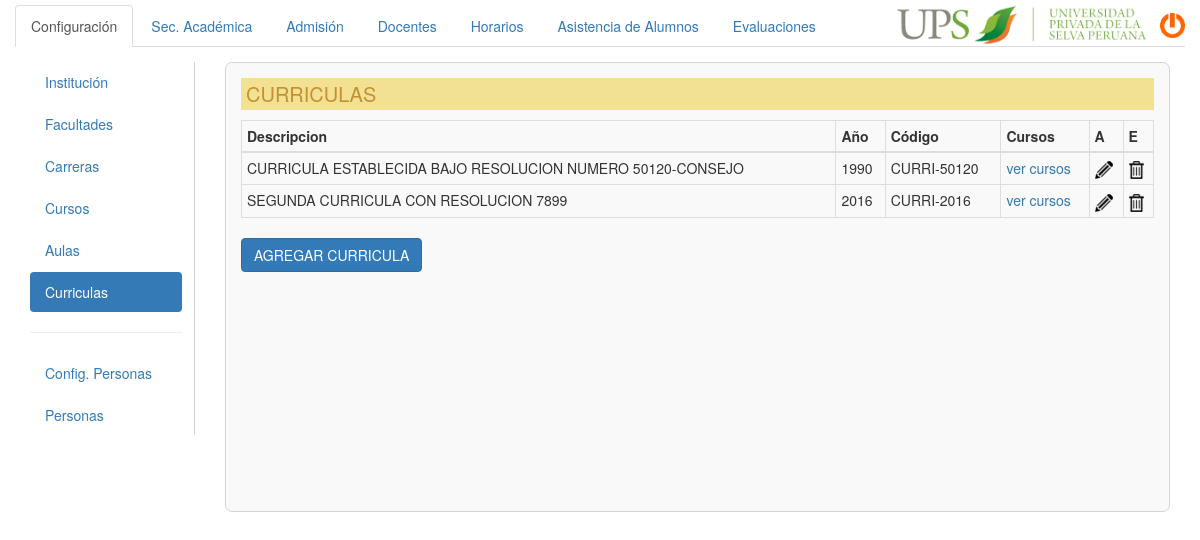
Screenshot of /configuracion/curriculas.php (signed in) with the database file from the repository.
### tables this page shows
CREATE TABLE IF NOT EXISTS `curriculas` (
  `id_curricula` int(11) NOT NULL AUTO_INCREMENT,
  `codigo` varchar(20) NOT NULL,
  `anio` varchar(5) NOT NULL,
  `descripcion` text NOT NULL,
  `estado` int(11) NOT NULL,
  PRIMARY KEY (`id_curricula`)
);

### logica/configuracion_ln.php (called while the page is built, shortened)
<?php
require_once('../datos/configuracion_ad.php');
class Configuracion_ln{
	private $_curricula;
	public function __construct(){
		$this->_curricula=array();
	}
	public function listar_curricula(){
		$confi_ad=new Configuracion_ad();
		$res=$confi_ad->listar_curricula();
		while($reg=mysql_fetch_assoc($res)){
			$this->_curricula[]=$reg;
		}
		return $this->_curricula;
	}
}
?>

### datos/conexion.php (called while the page is built, shortened)
<?php
class Conexion{
	public static function conectar(){
		$con=mysql_connect('localhost','root','toor');
		$db=mysql_select_db("academia");
		return $con;
	}
}
?>

### datos/configuracion_ad.php (called while the page is built, shortened)
<?php
require_once('conexion.php');
class Configuracion_ad{
	public function listar_curricula(){
		$sql="select t1.id_curricula,t1.codigo,t1.anio,t1.descripcion from curriculas t1".
		" where t1.estado=1";
		$query=mysql_query($sql,Conexion::conectar());
		return $query;
	}
}
?>

### configuracion/curriculas.php (the view, shortened to what this page needs)
<?php
	require_once('../logica/configuracion_ln.php');
	$conln=new Configuracion_ln();
	$reg=$conln->listar_curricula();
?>
<!DOCTYPE html>
<html lang="en">
<head>
	<link rel="stylesheet" href="../css/bootstrap.css">
	<link rel="stylesheet" type="text/css" href="../css/estilo.css">
</head>
<body>
	<div class="container-fluid">
		<?php include ('../menu_head.php');?>
			<div class="contenido">
				<div class="col-md-2">
					<div class="sidebar">
						<ul class="nav nav-pills nav-stacked">
							<li><a href="configuracion.php" data-toggle="tooltip" data-placement="right" title="Institución">Institución</a></li>
							<li><a href="facultades.php" data-toggle="tooltip" data-placement="right" title="Facultades">Facultades</a></li>
							<li><a href="carreras.php" data-toggle="tooltip" data-placement="right" title="Carreras">Carreras</a></li>
							<li ><a href="cursos.php" data-toggle="tooltip" data-placement="right" title="Cursos">Cursos</a></li>
							<li><a href="aulas.php" data-toggle="tooltip" data-placement="right" title="Aulas">Aulas</a></li>
							<li  class="active"><a href="curriculas.php" data-toggle="tooltip" data-placement="right" title="Currículas">Curriculas</a></li>
							<hr>
							<li><a href="tipo_persona.php">Config. Personas</a></li>
							<li><a href="personas.php">Personas</a></li>
						</ul>
					</div>
				</div>
				<div class="col-md-10">
					<div class="side">
						<h1 class="titulo">CURRICULAS</h1>
						<?php $total=count($reg);
						if($total>0){?>
						<table class="table table-bordered table-condensed">
							<thead>
								<th>Descripcion</th><th>Año</th><th>Código</th><th>Cursos</th><th>A</th><th>E</th>
							</thead>
							<tbody>
								<?php
									for($i=0;$i<sizeof($reg);$i++){
										?>
									<tr>
										<td><?php echo $reg[$i]['descripcion']?></td>
										<td><?php echo $reg[$i]['anio']?></td>
										<td><?php echo $reg[$i]['codigo']?></td>
										<td><a href="curricula_cursos.php?curricula_cod=<?php echo $reg[$i]['codigo'];?>&curricula_anio=<?php echo $reg[$i]['anio']?>&curricula_id=<?php echo $reg[$i]['id_curricula']?>" data-toggle="tooltip" data-placement="top" title="Ver los cursos de esta curricula">ver cursos</a></td>
										<td><a href="#myModal<?php echo $i?>" data-toggle="modal"><img src="../img/lapiz.png" alt="lapiz" data-toggle="tooltip" data-placement="left" title="Actualizar"></a></td>
										<td><a href=""><img src="../img/papelera.png" alt="papelera" data-toggle="tooltip" data-placement="right" title="Eliminar"></a></td>
									</tr>
								</div>
										<?php
									}
								?>
						<?php }else{echo "<p>Sin registro, por favor agregue curricula</p>";}?>
						<input type="button" name="agregar" value="AGREGAR CURRICULA" class="btn btn-primary" data-toggle="modal" data-target="#myModal">
								</div>
					</div>
</body>
</html>

### css/estilo.css (style rules this page uses)
body { margin-top:5px;background: white; }
.contenido { margin-top: 15px;overflow: hidden; }
.sidebar { border-right: solid 1px ;padding-right: 12px;color: #D2D2D2; }
.side { border-radius: 0.5em;min-height: 450px;background: #F9F9F9;padding-left: 15px;padding-right: 15px;padding-top: 10px;border: 1px solid;border-color: #D3D3D3;padding-bottom: 10px;overflow: auto;max-height: 1000px; }
.titulo { font-size: 20px;color: #C39131;background-color: #F2E193;padding: 5px;font-style: bold;margin-top: 5px; }

### rows the page displays
curriculas: descripcion "CURRICULA ESTABLECIDA BAJO RESOLUCION NUMERO 50120-CONSEJO", anio "1990", codigo "CURRI-50120"
curriculas: descripcion "SEGUNDA CURRICULA CON RESOLUCION 7899", anio "2016", codigo "CURRI-2016"
